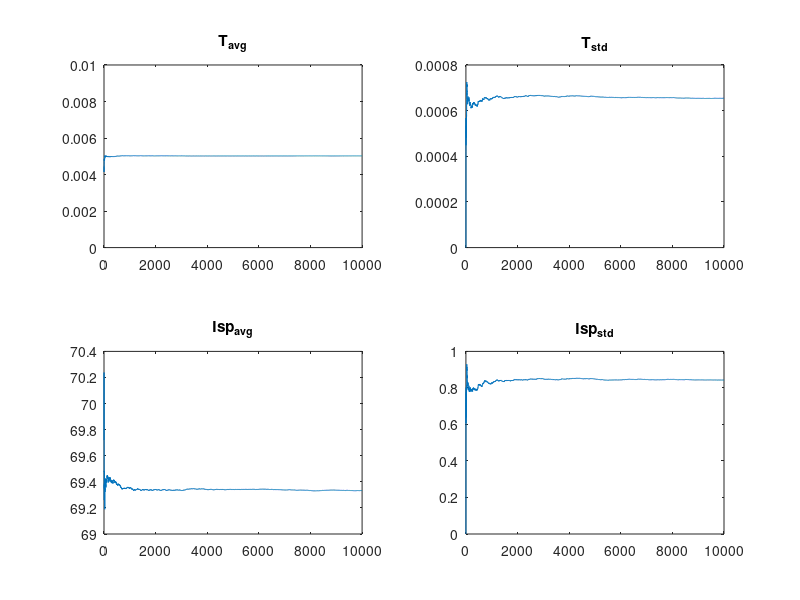

Write MATLAB code to recreate this figure.
clc
clear
close all

%Constants

R = 8.314; 
g = 9.81;


%Initial conditions

T = 5e-3;           % Thrust (N)
Pc = 200000;        % chamber pressure (Pa) 1bar-4bar
Tc = 300;           % chamber temperature (K) fixed
MM = 0.028 ;        % kg/mol
k = 1.4;
eps = 4;            % area ratio from 4-20
DeltaV = 0.5;       % requested total DV (m/s)
Mass = 4;           % 4 U cubesat mass
rho = 807;

RN = R/MM;

% feeding system
k_p = 1.1;  % P drop coeff of the pipes
k_v = 1.3;  % P drop valves
k_inj = 0.6;    % P_drop injector

A_p = 1e-3^2*pi;
A_v = 0.5e-3^2*pi;
r_inj = 250e-6;
A_inj = r_inj^2*pi;

%% Nominal Design
aa = 1/eps^2*((k+1)/2)^(2/(1-k))*(k-1)/(k+1);
bb = 2/k;
cc = (k-1)/k;

fun = @(x) x^bb*(1-x^cc)-aa;
dfun = @(x) -x^(bb-1)*((cc+bb)*x^cc-bb);

c1 = 0;
c2 = 0.5;
tol = 1e-6;
err = tol + 1;
it = 0;

while (it < 3 && err > tol ) 
    it=it+1;
    x = (c2+c1)/2; %stima dello zero
    fc = fun(x);     
    err=abs(fc); 
    % scelta del nuovo estremo per l'eventuale ciclo successivo       
    if (fc*fun(c1) > 0)
          c1=x; 
    else 
          c2=x; 
    end
end
xv = x;
while (it< 5 && err> tol)
   dfx = dfun(xv);
   if dfx == 0
      error(' Arresto per azzeramento di dfun');
   else
      xn = xv - fun(xv)/dfx;
      err = abs(fun(xn));
      it = it+1;
      xv = xn;
   end
end

% Calcolo della pressione di uscita
Pe = xn * Pc;

% temp in exit
Te = Tc*(Pe/Pc)^((k-1)/k)

% Area Throat
At = (T/Pc)/(sqrt(2*(k^2/(k-1))*(2/(k+1))^((k+1)/(k-1)))*sqrt(1-(Pe/Pc)^((k-1)/k))+eps*(Pe-0)/Pc);
rt=sqrt(At/pi);
Dt=2*rt;

% Exit Velocity
v_exit = sqrt(2*k/(k-1)*R/MM*Tc*(1-(Pe/Pc)^((k-1)/k)));

% Exit Area
Ae = eps*At;
re=sqrt(Ae/pi);
De=2*re;

% Mass Flow Rate
m_dot=(T-Ae*(Pe-0))/v_exit;

% Isp
Isp_nom = T/m_dot/g;

%cstar
c_star = At*Pc/m_dot;

%% Preliminary sizing
% mass
MR = exp(DeltaV/(Isp_nom*g));
M_N_used = Mass*(MR-1);

% pressure losses
v_p = m_dot/(rho*A_p);
Delta_P_tot = 0.5*rho*v_p^2*(k_p + A_p/A_v*k_v + A_p/A_inj*k_inj);
Delta_P_plen = 0.5*rho*v_p^2*A_p/A_inj*k_inj;
P_plen = Pc + Delta_P_plen;
P_f = Pc + Delta_P_tot;
P_f = P_f*1.2;

V_plen = M_N_used*RN*Tc/P_plen;

eq =@(V_tank) V_tank.*P_f./RN./Tc + M_N_used - P_f.*P_plen.*V_plen./RN./Tc.*k./(2.*P_f+M_N_used.*RN*Tc./V_tank);

V_tank = fsolve(eq,1e-4);
P_tank = (M_N_used + P_f*V_tank/RN/Tc)*RN*Tc/V_tank;

%% Montecarlo


N = 10000;
rt_avg = sqrt(At/pi);
rt_std = 5e-6;
rt_val = normrnd(rt_avg, rt_std, [N,1]);
At_val = rt_val.^2.*pi;

r_inj_std = 5e-6;       
r_inj_avg = r_inj; 
r_inj_val = normrnd(r_inj_avg, r_inj_std, [N,1]);
A_inj_val = r_inj_val.^2.*pi;

K_tot_val = k_v*A_p/A_v + k_p + k_inj./A_inj_val*A_p;

re_avg = sqrt(Ae/pi);
re_std = 5e-6;
re_val = normrnd(re_avg, re_std, [N,1]);
Ae_val = re_val.^2.*pi;

toll = 1e-8;

T = zeros(N,1);
T_avg = zeros(N,1);
T_std = zeros(N,1);
Isp = zeros(N,1);
Isp_avg = zeros(N,1);
Isp_std = zeros(N,1);
P_c_mc = zeros(N,1);
P_c_mc_avg = zeros(N,1);
P_c_mc_std = zeros(N,1);
m_dot_mc = zeros(N,1);
m_dot_mc_avg = zeros(N,1);
m_dot_mc_std = zeros(N,1);
for ii = 1:N
    
    A_tt  = At_val(ii);
    k_tot = K_tot_val(ii);
    Aee = Ae_val(ii);
    it = 0;

    P_cc = Pc;
    m_dot2 = 1;
    m_dot1 = 2;

    while(abs(m_dot2 - m_dot1) > toll && it < 1000)
        it = it + 1;

        m_dot1 =  P_cc*A_tt/c_star;
        v  = m_dot1 /( A_p* rho);
        deltaP= 0.5*rho*v^2*k_tot;
        P_cc = P_plen - deltaP;
        
        m_dot2= P_cc*A_tt/c_star ;
       
        if it > 999
            disp('It did not converge')
        end   

    end

    eps = Aee/A_tt;
    
    aa = 1/eps^2*((k+1)/2)^(2/(1-k))*(k-1)/(k+1);
    bb = 2/k;
    cc = (k-1)/k;
    
    fun = @(x) x^bb*(1-x^cc)-aa;
    dfun = @(x) -x^(bb-1)*((cc+bb)*x^cc-bb);
    
    c1 = 0;
    c2 = 0.5;
    tol = 1e-6;
    err = tol + 1;
    it = 0;
    
    while (it < 3 && err > tol ) 
        it=it+1;
        x = (c2+c1)/2; %stima dello zero
        fc = fun(x);     
        err=abs(fc); 
        % scelta del nuovo estremo per l'eventuale ciclo successivo       
        if (fc*fun(c1) > 0)
              c1=x; 
        else 
              c2=x; 
        end
    end
    xv = x;
    while (it< 5 && err> tol)
       dfx = dfun(xv);
       if dfx == 0
          error(' Arresto per azzeramento di dfun');
       else
          xn = xv - fun(xv)/dfx;
          err = abs(fun(xn));
          it = it+1;
          xv = xn;
       end
    end
   
    Pee = xn * P_cc;

    P_c_mc(ii) = P_cc;
    m_dot_mc(ii) = m_dot2;
    v_e = sqrt(2*k/(k-1)*R/MM*Tc*(1-(Pee/P_cc)^((k-1)/k)));
    T(ii) =  m_dot1*v_e + Aee*Pee;
    Isp(ii) = T(ii)/(m_dot2*g);
    if ii > 1
        T_avg(ii) = T_avg(ii-1) + 1/ii*(T(ii) - T_avg(ii-1));
        Isp_avg(ii) = Isp_avg(ii-1) + 1/ii*(Isp(ii) - Isp_avg(ii-1));
        P_c_mc_avg(ii) = P_c_mc(ii-1) + 1/ii*(P_c_mc(ii) - P_c_mc_avg(ii-1));
        m_dot_mc_avg(ii) = m_dot_mc_avg(ii-1) + 1/ii*(m_dot_mc(ii) - m_dot_mc_avg(ii-1));
    else
        T_avg(ii) = T(ii);
        Isp_avg(ii) = Isp(ii);
        P_c_mc_avg(ii) = P_c_mc(ii);
        m_dot_mc_avg(ii) = m_dot_mc(ii);
    end
    T_std(ii) = std(T(1:ii));
    Isp_std(ii) = std(Isp(1:ii));
    P_c_mc_std(ii) = std(P_c_mc(1:ii));
    m_dot_mc_std(ii) = std(m_dot_mc(1:ii));
end

subplot(2,2,1)
plot(T_avg)
ylim([0 0.01])
title T_{avg}
subplot(2,2,2)
plot(T_std)
title T_{std}
subplot(2,2,3)
plot(Isp_avg)
title Isp_{avg}
subplot(2,2,4)
plot(Isp_std)
title Isp_{std}

%% final sizing after montecarlo
% data from montecarlo
Isp_w = Isp_avg(end) - 3*Isp_std(end);
P_c_w = P_c_mc_avg(end) - 3*P_c_mc_std(end);
m_dot_w = m_dot_mc_avg(end) - 3*m_dot_mc_std(end);

MR = exp(DeltaV/(Isp_w*g));
M_N_used = Mass*(MR-1);

% pressure losses
v_p = m_dot_w/(rho*A_p);
Delta_P_tot_w = 0.5*rho*v_p^2*(k_p + A_p/A_v*k_v + A_p/A_inj*k_inj);
Delta_P_plen_w = 0.5*rho*v_p^2*A_p/A_inj*k_inj;
P_plen_w = P_c_w + Delta_P_plen_w;
P_f_w = P_c_w + Delta_P_tot_w;
P_f_w = P_f_w*1.2;

V_plen = M_N_used*RN*Tc/P_plen_w;

eq =@(V_tank) V_tank.*P_f./RN./Tc + M_N_used - P_f.*P_plen_w.*V_plen./RN./Tc.*k./(2.*P_f+M_N_used.*RN*Tc./V_tank);

V_tank_w = fsolve(eq,1e-4);
P_tank_w = (M_N_used + P_f_w*V_tank_w/RN/Tc)*RN*Tc/V_tank_w;
M_N_tot = M_N_used + P_f_w*V_tank_w/RN/Tc;
